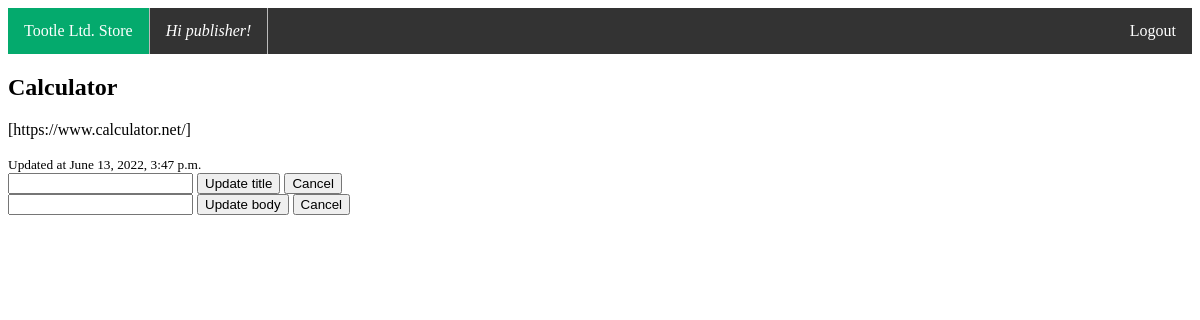
The app's page /app/1 (signed in), older data.
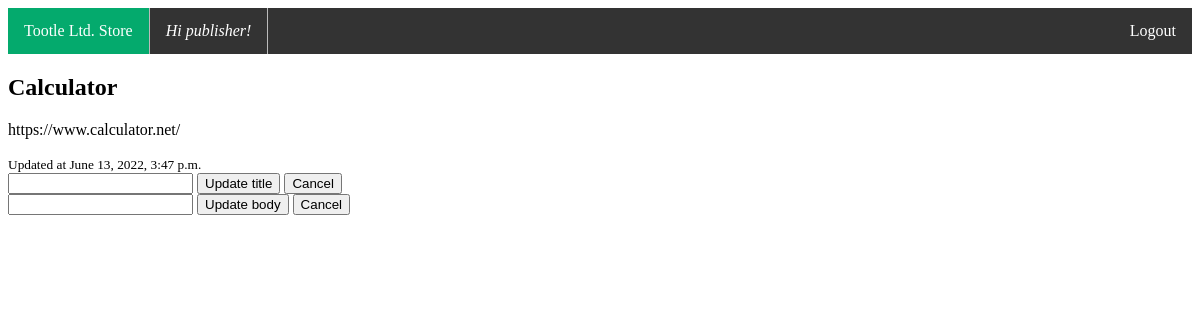
The same page, newer data.
### news/models.py (models this page shows, shortened)
class App(models.Model):
    id = models.AutoField(primary_key=True)
    title = models.CharField(max_length=255)
    body = models.TextField()
    date_added = models.DateTimeField(auto_now_add=True)
    class Meta:
        ordering = ['-date_added']

### news/views.py (the view)
# urls.py: path('app/<int:post_id>', edit_app),
def edit_app(request, post_id):
    if request.user.is_authenticated and request.user.is_publisher:
        app = App.objects.get(id=post_id)
        return render(request, 'edit_app.html', {'app': app})
    return redirect('/')

### news/templates/edit_app.html (shortened to what this page needs)
{% extends 'base.html' %}
{% block content %}
<div class='app block'>
    <h2 class='subtitle'>{{ app.title }} </h2>
    <p>{{ app.body }}</p>
    <small>Updated at {{ app.date_added }}</small>
</div>
<form method="post" action="{% url 'home' %}">
    <input type="text" name="edit_title" >
    <button type="submit" class="btn btn-default">Update title</button>
    <button type="button" onclick="window.location.href='{% url 'home' %}'">Cancel</button>
    <br>
    <input type="text" name="edit_body" >
    <button type="submit" class="btn btn-default">Update body</button>
    <button type="button" onclick="window.location.href='{% url 'home' %}'">Cancel</button>
</form>
{% endblock %}

Row changes from the older to the newer data that the page shows:
changed App "Calculator": body "[https://www.calculator.net/]" → "https://www.calculator.net/"
